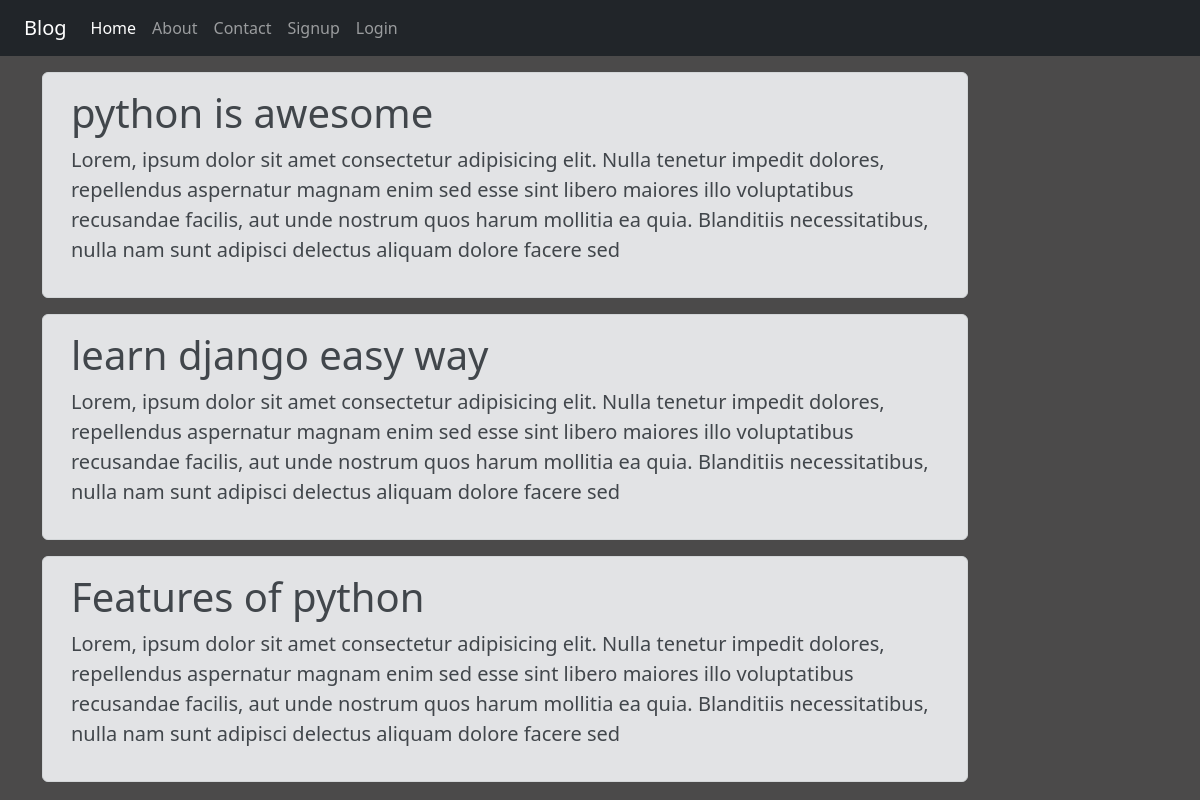
The page / on the database its author committed.
### blog/models.py (models this page shows)
class Post(models.Model):
    title = models.CharField(max_length=150)
    desc = models.TextField()

### blog/views.py (the view)
# urls.py: path('', views.home, name='home'),
def home(request):
    post = Post.objects.all()
    return render(request, "blog/home.html", {'posts': post})

### templates/blog/home.html
{% extends 'blog/base.html' %}
{% load static %}
{% block content %}
<div class="col-sm-10">
    {% for post in posts %}
    <div class="alert alert-secondary my-3">
        <div class="container">
            <h1 class="font-weight-bold" >{{post.title}}</h1>
            <p class="lead">{{post.desc}}</p>
        </div>
    </div>
    {% endfor %}
</div>
{% endblock content %}

### blog/static/blog/css/style.css (style rules this page uses)
body { background-color: rgb(75,74,74); color: antiquewhite; }

### rows shown on the page
Post: title "python is awesome", desc "Lorem, ipsum dolor sit amet consectetur adipisicing elit. Nulla tenetur impedit dolores, repellendus aspernatur magnam enim sed esse sint libero maiores illo voluptatibus recusandae facilis, aut unde nostrum quos harum mollitia ea quia. Blanditiis necessitatibus, nulla nam sunt adipisci delectus aliquam dolore facere sed"
Post: title "learn django easy way", desc "Lorem, ipsum dolor sit amet consectetur adipisicing elit. Nulla tenetur impedit dolores, repellendus aspernatur magnam enim sed esse sint libero maiores illo voluptatibus recusandae facilis, aut unde nostrum quos harum mollitia ea quia. Blanditiis necessitatibus, nulla nam sunt adipisci delectus aliquam dolore facere sed"
Post: title "Features of python", desc "Lorem, ipsum dolor sit amet consectetur adipisicing elit. Nulla tenetur impedit dolores, repellendus aspernatur magnam enim sed esse sint libero maiores illo voluptatibus recusandae facilis, aut unde nostrum quos harum mollitia ea quia. Blanditiis necessitatibus, nulla nam sunt adipisci delectus aliquam dolore facere sed"
